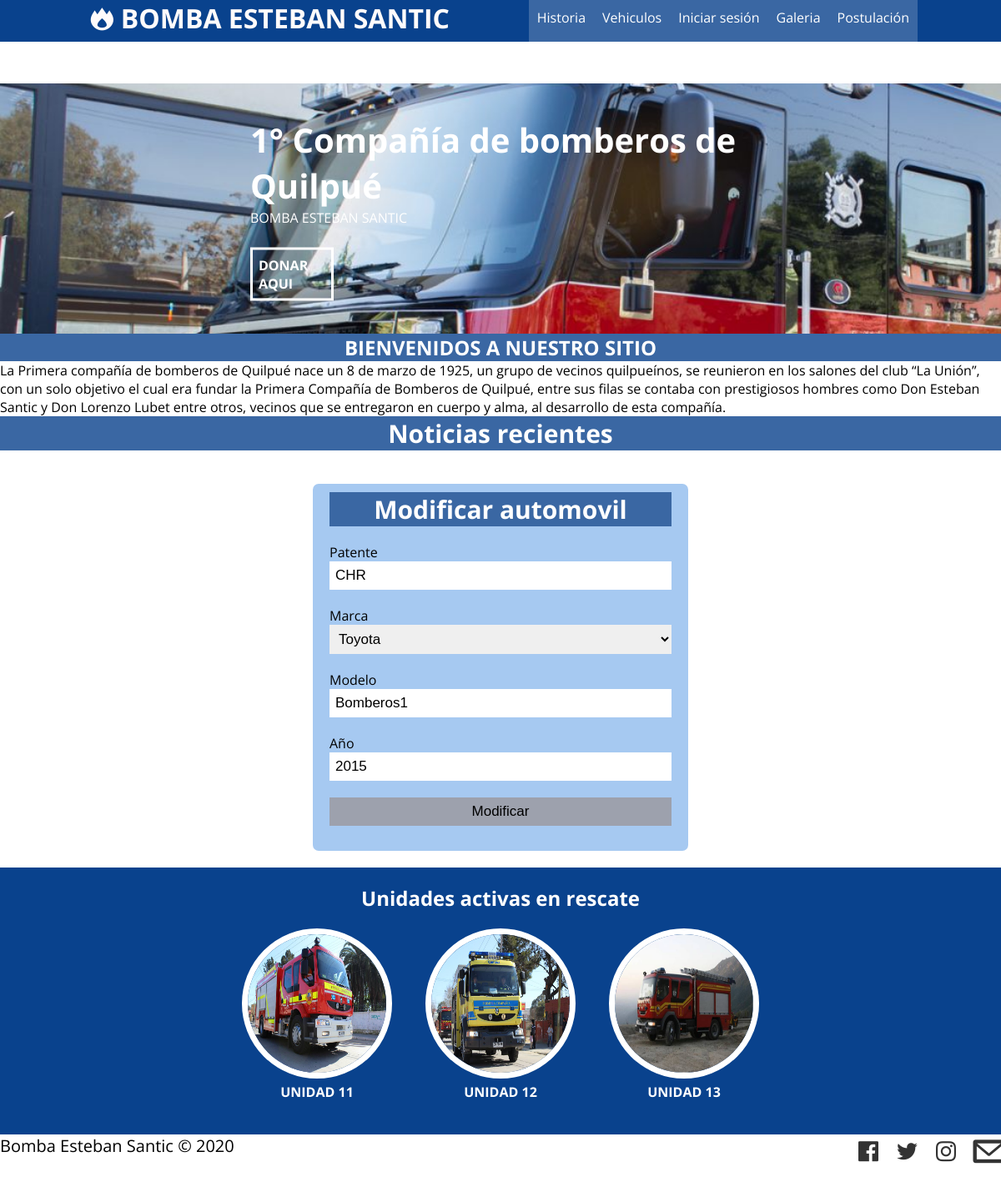
The page /modificar_automovil/11/ on the database its author committed.
### blog/models.py (models this page shows, shortened)
class Automovil(models.Model):
    patente = models.CharField(max_length=10, unique=True)
    modelo = models.CharField(max_length=50)
    anio = models.IntegerField(verbose_name='año')
    marca = models.ForeignKey(Marca, on_delete=models.CASCADE)
    class Meta:
        verbose_name = "Automovil"
        verbose_name_plural = "Automoviles"

class Marca(models.Model):
    nombre = models.CharField(max_length=50)
    descripcion = models.CharField(max_length=200)

### blog/views.py (the view, shortened to what this page needs)
# urls.py: path('modificar_automovil/<id>/', views.modificar_automovil, name="modificar_automovil" ),
def modificar_automovil(request, id):
    auto = Automovil.objects.get(id=id)
    marcas = Marca.objects.all()
    variables = {
        'auto':auto,
        'marcas':marcas
    }
    return render(request, 'blog/modificar_automovil.html', variables)

### blog/templates/blog/modificar_automovil.html (shortened to what this page needs)
{% extends "blog/base.html" %}
{% block content %}
    {% load static %}
    <form action="" id="formularioAutomovil" method="POST">
        <h3>
             Modificar automovil
        </h3>
        <label for="">Patente</label>
        <input type="text" name="txtPatente" id="txtPatente" value="{{ auto.patente }}">
        <br>
        <label for="">Marca</label>
        <select name="cboMarca" id="cboMarca">
            {% for m in marcas %}
                <option
                {% if m.id == auto.marca.id %}
                {{'selected'}}
                {% endif %}
                value="{{ m.id }}">{{ m.nombre}}</option>
            {% endfor %}
        </select>
        <br>
        <label for="">Modelo</label>
        <input type="text" name="txtModelo" id="txtModelo" value="{{ auto.modelo }}">
        <br>
        <label for="">Año</label>
        <input type="text" name="txtAnio" id="txtAnio" value="{{ auto.anio }}">
        <input type="submit" value="Modificar" id="boton">
    </form>
{% endblock %}

### blog/static/blog/css/formulario.css (style rules this page uses)
body { background: #fff; margin: 0; }
form { width: 450px; margin: auto; background: rgb(166, 201, 241); padding: 10px 20px; box-sizing: border-box; margin-top: 20px; border-radius: 7px; }
h3 { background: rgb(58, 103, 163); color:#fff; text-align: center; margin: 0; font-size: 30px; margin-bottom: 20px; }
input { width: 100%; margin-bottom: 20px; padding: 7px; box-sizing: border-box; font-size: 17px; border: none; }
select { width: 100%; margin-bottom: 20px; padding: 7px; box-sizing: border-box; font-size: 17px; border: none; }
#boton { background: rgb(157, 161, 173); }

### blog/static/blog/css/style.css (style rules this page uses)
* { margin: 0; padding: 0; box-sizing: border-box; }
body { font-family: 'Open Sans', sans-serif; }

### rows shown on the page
Automovil: txtPatente "CHR", cboMarca "Toyota", txtModelo "Bomberos1", txtAnio "2015"
